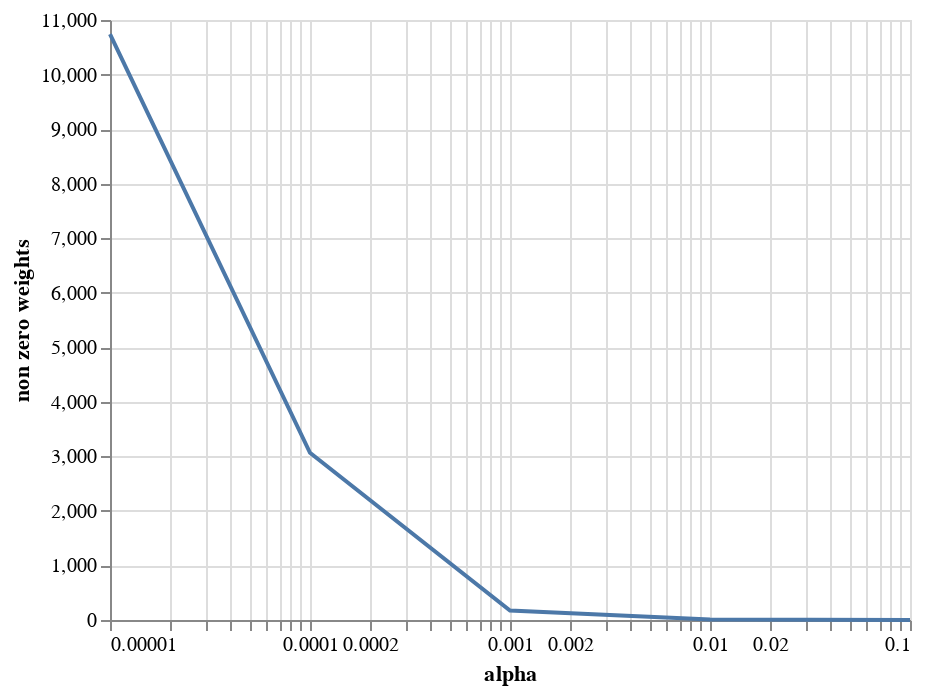

Source (notebook cell):
### Markdown cell above
## Problem 4: Sparse learning [5604: 5 points; 4604: +3 EC points]

Add the `penalty` argument to `SGDClassifier` and set the value to `'l1'`, which tells the algorithm to use L1 regularization instead of the default L2. Recall from lecture that L1 regularization encourages weights to stay at exactly $0$, resulting in a more "sparse" model than L2. You should see this effect if you examine the values of `classifier.coef_`.

#### Deliverable 4.1: 

Write a function to calculate the number of features whose weights are nonzero when using L1 regularization. Calculate the number of nonzero feature weights when `alpha` is one of $[0.00001, 0.0001, 0.001, 0.01, 0.1]$. Create a plot where the x-axis is `alpha` and the y-axis is the number of nonzero weights, using a log scale for the x-axis.

[your solution should be plotted below]

### Code cell
# your code here
def numNonZero(a):
    classifier = SGDClassifier(alpha=a, loss='log', penalty='l1', max_iter=1000, tol=1.0e-12, random_state=123)
    classifier.fit(X_train, Y_train)
    weights = classifier.coef_[0]
    non_zero = 0
    for w in weights:
        if w > 0.0 or w < 0.0:
            non_zero += 1
    return non_zero
    
alphas = [0.00001,0.0001,0.001,0.01,0.1]
num_nonzeros = []
for a in alphas:
    num_nonzeros.append(numNonZero(a))
    
df = pd.DataFrame({"alpha": alphas,
                   "non zero weights":num_nonzeros})


alt.Chart(df).mark_line().encode(
    alt.X('alpha', scale=alt.Scale(type='log')),
    y='non zero weights')

### Figure 1 — Vega-Lite specification as saved in the notebook (floating-point values rounded to 4 significant figures)
{"config": {"view": {"continuousWidth": 400, "continuousHeight": 300}}, "data": {"name": "data-20712c0cee21fb753f549c8489e507f3"}, "mark": "line", "encoding": {"x": {"type": "quantitative", "field": "alpha", "scale": {"type": "log"}}, "y": {"type": "quantitative", "field": "non zero weights"}}, "$schema": "https://vega.github.io/schema/vega-lite/v4.8.1.json", "datasets": {"data-20712c0cee21fb753f549c8489e507f3": [{"alpha": 1e-05, "non zero weights": 10739}, {"alpha": 0.0001, "non zero weights": 3065}, {"alpha": 0.001, "non zero weights": 174}, {"alpha": 0.01, "non zero weights": 7}, {"alpha": 0.1, "non zero weights": 0}]}}
